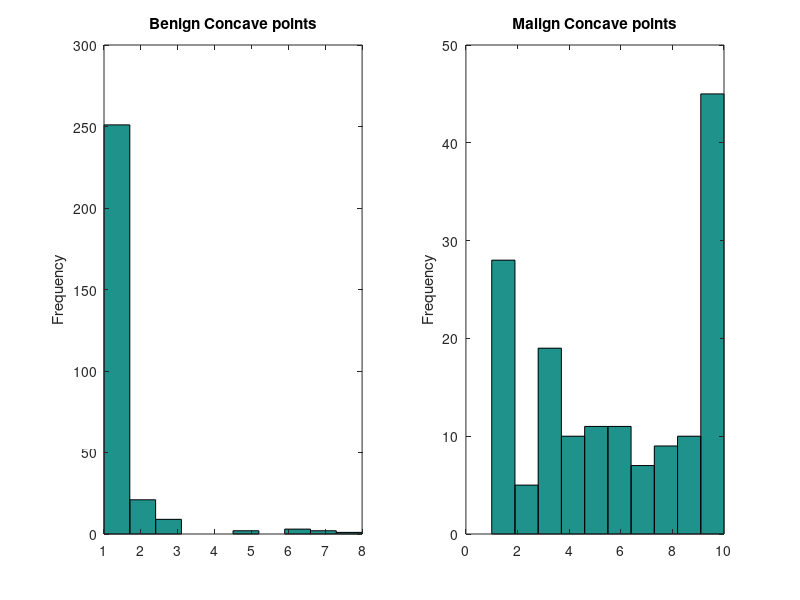
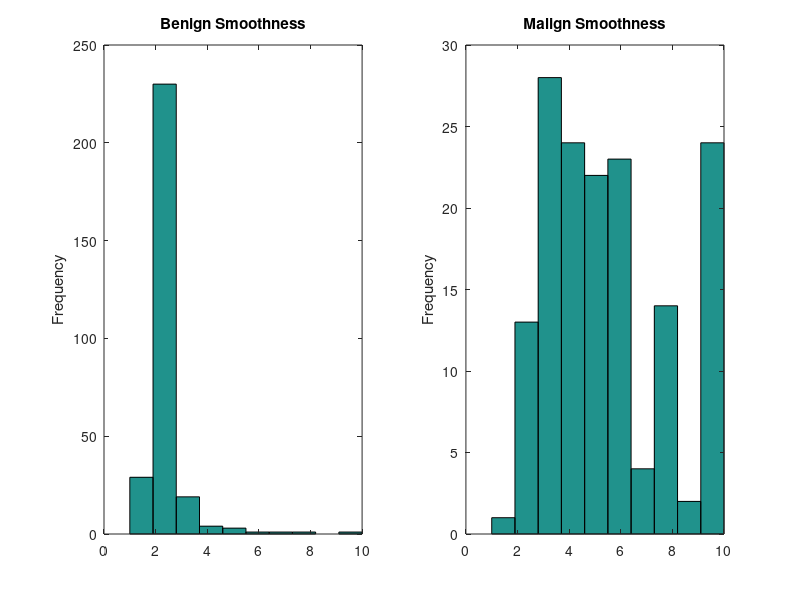
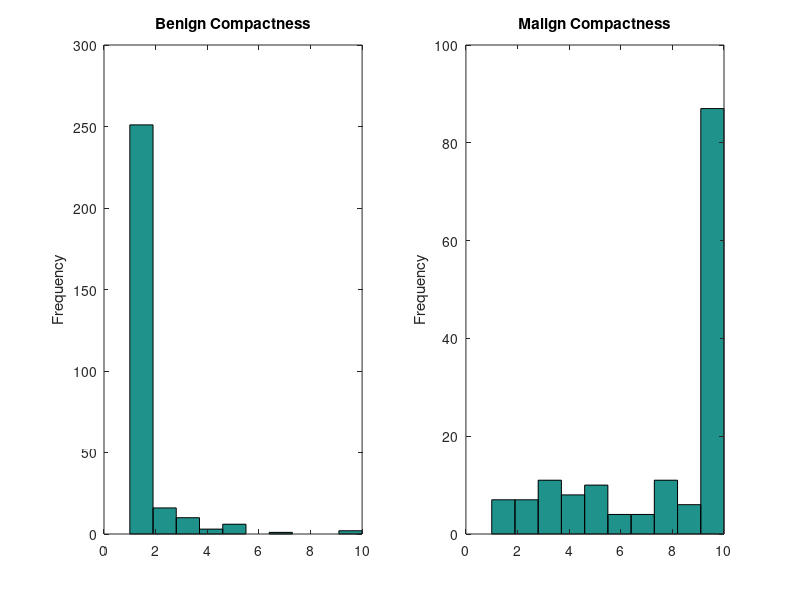
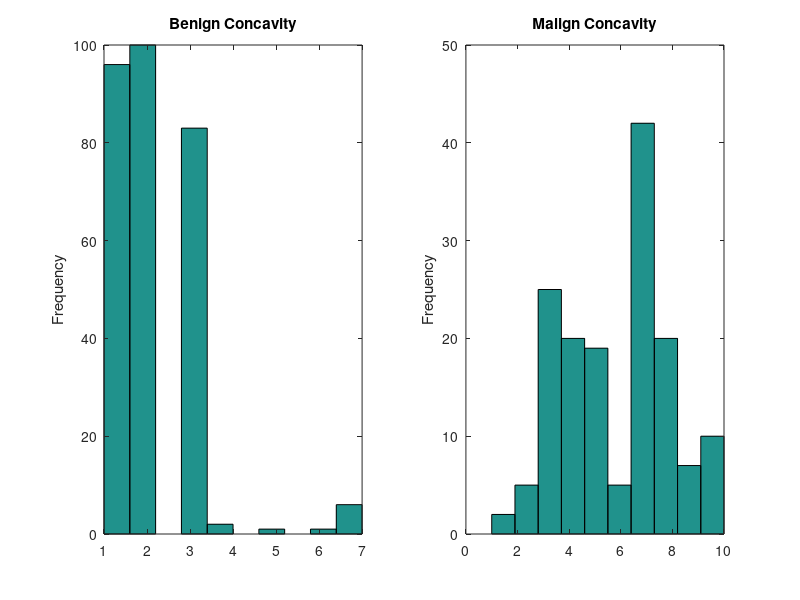

Here is the MATLAB script that generated these plots, in order:
load('CasosTrainTest.mat');
B = Train(Train(:, 11)==2, :);
M = Train(Train(:, 11)==4, :);

% concave points
figure(1);
subplot(1,2,1);
hist(B(:, 9));
title('Benign Concave points')
ylabel('Frequency')
subplot(1,2,2);
hist(M(:,9));
title('Malign Concave points')
ylabel('Frequency')
mean_concave_b = mean(B(:,9));
mean_concave_m = mean(M(:,9));
std_concave_b = std(B(:,9));
std_concave_m = std(M(:,9));
concave_points = [mean_concave_b, mean_concave_m; std_concave_b, std_concave_m];

% smoothness 
figure(2);
subplot(1,2,1);
hist(B(:, 6));
title('Benign Smoothness')
ylabel('Frequency')
subplot(1,2,2);
hist(M(:, 6));
title('Malign Smoothness')
ylabel('Frequency')
mean_smooth_b = mean(B(:,6));
mean_smooth_m = mean(M(:,6));
std_smooth_b = std(B(:,6));
std_smooth_m = std(M(:,6));
smoothness = [mean_smooth_b, mean_smooth_m; std_smooth_b, std_smooth_m]

% compactness
figure(3);
subplot(1,2,1);
hist(B(:, 7));
title('Benign Compactness')
ylabel('Frequency')
subplot(1,2,2);
hist(M(:,7));
title('Malign Compactness')
ylabel('Frequency')
mean_compact_b = mean(B(:,7));
mean_compact_m = mean(M(:,7));
std_compact_b = std(B(:,7));
std_compact_m = std(M(:,7));
compactness = [mean_compact_b, mean_compact_m; std_compact_b, std_compact_m];

% concavity
figure(4);
subplot(1,2,1);
hist(B(:, 8));
title('Benign Concavity')
ylabel('Frequency')
subplot(1,2,2);
hist(M(:, 8));
title('Malign Concavity')
ylabel('Frequency')
mean_concavity_b = mean(B(:,8));
mean_concavity_m = mean(M(:,8));
std_concavity_b = std(B(:,8));
std_concavity_m = std(M(:,8));
concavity = [mean_concavity_b, mean_concavity_m; std_concavity_b, std_concavity_m];

% symmetry
figure(5);
subplot(1,2,1);
hist(B(:, 10));
title('Benign Symmetry')
ylabel('Frequency')
subplot(1,2,2);
hist(M(:, 10));
title('Malign Symmetry')
ylabel('Frequency')
mean_symmetry_b = mean(B(:,10));
mean_symmetry_m = mean(M(:,10));
std_symmetry_b = std(B(:,10));
std_symmetry_m = std(M(:,10));
symmetry = [mean_symmetry_b, mean_symmetry_m; std_symmetry_b, std_symmetry_m];